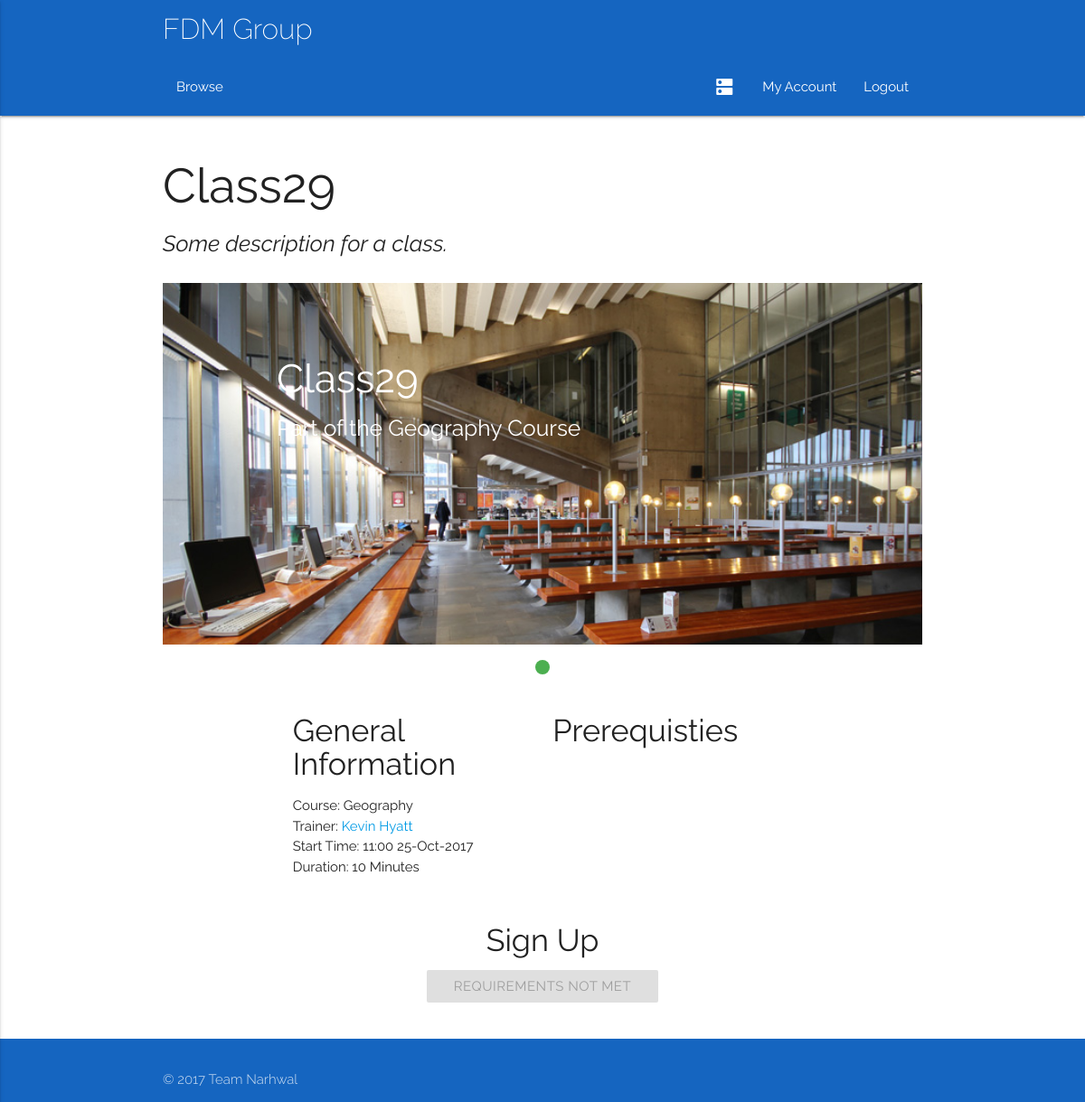
The app's page /browse/classes/class/29 (signed in) with its own data.
### app/models.py (models this page shows, shortened)
class Class(db.Model):
	__tablename__ = 'Class'
	classID = db.Column(db.Integer, primary_key = True)
	coursePoint = db.Column(db.Integer, db.ForeignKey('Course.courseID'))
	course = db.relationship("Course", foreign_keys = [coursePoint])
	courseID = db.Column(db.Integer)
	title = db.Column(db.String(100))
	description = db.Column(db.String(100))
	capacity = db.Column(db.Integer)
	startDate = db.Column(db.DateTime)
	duration = db.Column(db.Integer)
	endDate = db.Column(db.DateTime)
	reqFac = db.Column(db.String(100), default = 'None')
	preTrain = relationship("Class")
	parent_id = Column(db.Integer, ForeignKey('Class.classID'))
	locationPoint = db.Column(db.Integer, db.ForeignKey('Room.roomID'))
	location = db.relationship("Room", foreign_keys = [locationPoint])
	trainerPoint = db.Column(db.Integer, db.ForeignKey('Trainer.trainerID'))
	trainer = db.relationship("Trainer", foreign_keys = [trainerPoint])
	attendanceList = db.relationship('Delegate', secondary = association_table)
	waitList = db.relationship('Delegate', secondary = waiting_table)

class Course(db.Model):
	__tablename__ = 'Course'
	courseID = db.Column(db.Integer, primary_key = True)
	title = db.Column(db.String(100))
	description = db.Column(db.String(100))

class User(db.Model):
	__tablename__ = 'User'
	userID = db.Column(db.Integer, primary_key = True)
	name = db.Column(db.String(100))
	username = db.Column(db.String(100))
	email = db.Column(db.String(100))
	password = db.Column(db.String(100))
	type = db.Column(db.String(100))
	__mapper_args__ = {
		'polymorphic_identity': 'base',
		'polymorphic_on': type
	}

### app/views.py (the view)
@app.route('/browse/classes/class/<id>')
def viewClassDetails(id):
    classID = id
    current_class = classes(classID=classID)
    classSize = classAttendenceLen(current_class)
    if current_user.type == 'Delegate':
        userQualify = meetsRequirements(current_user, current_class)
    else:
        userQualify = False
    return render_template('viewClass.html', title="Course", current_class=current_class, classSize=classSize, userQualify=userQualify)

### app/views.py (called while the page is built)
@login_manager.user_loader
def load_user(id):
    return models.User.query.get(id)

### queries.py (called while the page is built)
def listConvert(x):
    if(x.count() == 1):
        x = x[0]
        return x
    else:
        y = []
    for i in x:
        y.append(i)
    return y

def classes(**kwargs):
    q = models.Class.query.filter_by(**kwargs)
    q = listConvert(q)
    return q

def delegates(**kwargs):
    q = models.Delegate.query.filter_by(**kwargs)
    q = listConvert(q)
    return q

def classAttendence(thisClass):
    dels = delegates()
    at = []
    for i in dels:
        for g in i.classList:
            if g.classID == thisClass.classID:
                at.append(g)
    return at

def classAttendenceLen(thisClass):
    return len(classAttendence(thisClass))

### app/templates/viewClass.html (shortened to what this page needs)
{% extends "base.html" %} {% block content %}
    <div class="container">
        <div class="row">
            <div class="col s12">
            </div>
        </div>
        <div class="row">
            <div class = "col s12">
                <h2>{{current_class.title}}</h2>
                <h5><i>{{current_class.description}}</i></h5>
            </div>
        </div>
        <div class = "row">
            <div class = "col s12">
                <div class="slider">
                    <ul class="slides">
                        <li>
                            <img src="{{url_for('static', filename = 'images/rs.jpg')}}">
                            <div class="caption left-align">
                                <h3>{{current_class.title}}</h3>
                                <h5 class=" lightgrey-text text-lighten-3">Part of the {{current_class.course.title}} Course</h5>
                            </div>
                        </li>
                    </ul>
                </div>
            </div>
        </div>
        <div class = "row">
            <div class = "col s12 l4 offset-l2">
                <h4>General Information</h4>
                <ul>
                    <li>Course: {{current_class.course.title}}</li>
                    <li>Trainer: <a href="/trainers/{{current_class.trainer.trainerID}}">{{current_class.trainer.name}}</a></li>
                    <li>Start Time: {{current_class.startDate.strftime('%H:%M %d-%b-%Y') }}</li>
                    <li>Duration: {{current_class.duration}} Minutes</li>
                </ul>
            </div>
            <div class ="col s12 l4">
                <h4>Prerequisties</h4>
            </div>
        </div>
    </div>
    <div class = "row">
        <div class = "col s12">
            <h4 class="center-align">Sign Up</h4>
        </div>
        <div class = "row">
            <div class = "col s12 center-align">
                <button type="submit" href="/signup/{{current_class.classID}}" class="waves-effect waves-light btn green {% if userQualify == False %}disabled{% endif %}">{% if current_class.capacity == classSize %}Add to Waiting List{%elif userQualify == False %}Requirements Not Met{%else%}Sign Up{% endif %}</button>
            </div>
        </div>
    </div>
{% endblock %}

### app/templates/base.html (shortened to what this page needs)
<!DOCTYPE html>
<html>
<head>
    <link type="text/css" rel="stylesheet" href="{{ url_for( 'static', filename = 'css/materialize.min.css')}}" media="screen,projection">
    <link type="text/css" rel="stylesheet" href="{{url_for ('static', filename = 'css/style.css')}}">
</head>
<body class="Site">
    <nav class="nav-extended blue darken-3">
        <div class="container">
            <div class="nav-wrapper">
                <a href="/" class="brand-logo">FDM Group</a>
            </div>
            <div class="nav-wrapper">
                <ul id="nav-mobile center" class="left hide-on-med-and-down">
                    <li><a href="sass.html">Browse</a></li>
                </ul>
                <ul id="nav-mobile center" class="right">
                    {% if current_user.is_authenticated and current_user.type == 'Delegate'%}
                    <li><a href='/timetable'><i class="large material-icons">dns</i></a></li>
                    <li><a href='/myaccount'>My Account</a></li>
                    <li><a href='/logout'>Logout</a></li>
                    {% elif current_user.is_authenticated and current_user.type == 'Trainer'%}
                    <li><a href='/timetable'><i class="large material-icons">dns</i></a></li>
                    <li><a href='/myaccount'>My Account</a></li>
                    <li><a href='/logout'>Logout</a></li>
                    {% elif current_user.is_authenticated and current_user.type == 'Admin'%}
                    <li><a href='/adminoptions'>Admin Tools</a></li>
                    <li><a href='/logout'>Logout</a></li>
                    {% else %}
                    <li><a href="/login">Sign In</a></li>
                    {% endif %}
                </ul>
            </div>
        </div>
    </nav>
    <main class="Site-content">
        {% block content %} {% endblock %}
    </main>
    <footer class="page-footer blue darken-3">
        <div class="footer-copyright blue darken-3">
            <div class="container">
                © 2017 Team Narhwal
            </div>
        </div>
    </footer>
</body>
</html>

### app/static/css/style.css (style rules this page uses)
html { font-family: 'Raleway', sans-serif; }
.Site { display: flex; min-height: 100vh; flex-direction: column; }
.Site-content { flex: 1 0 auto; }
.brand-logo { font-weight: 200 !important; }

### records on screen
Class: title "Class29", description "Some description for a class.", startDate "11:00 25-Oct-2017", duration "10"
Course: course "Geography"
User: trainer.name "Kevin Hyatt"
